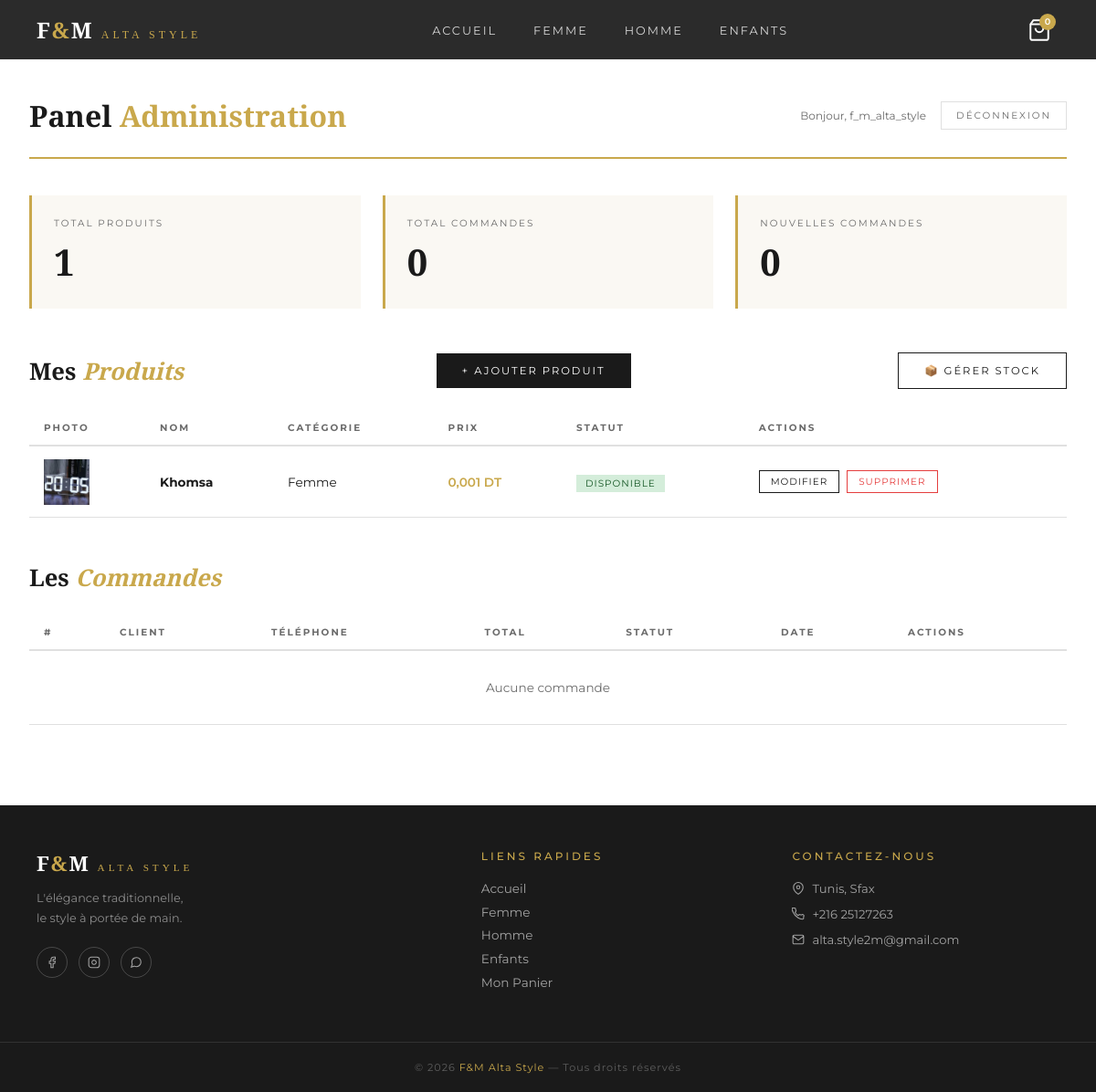
The app's page /mon-admin/ (signed in), older data.
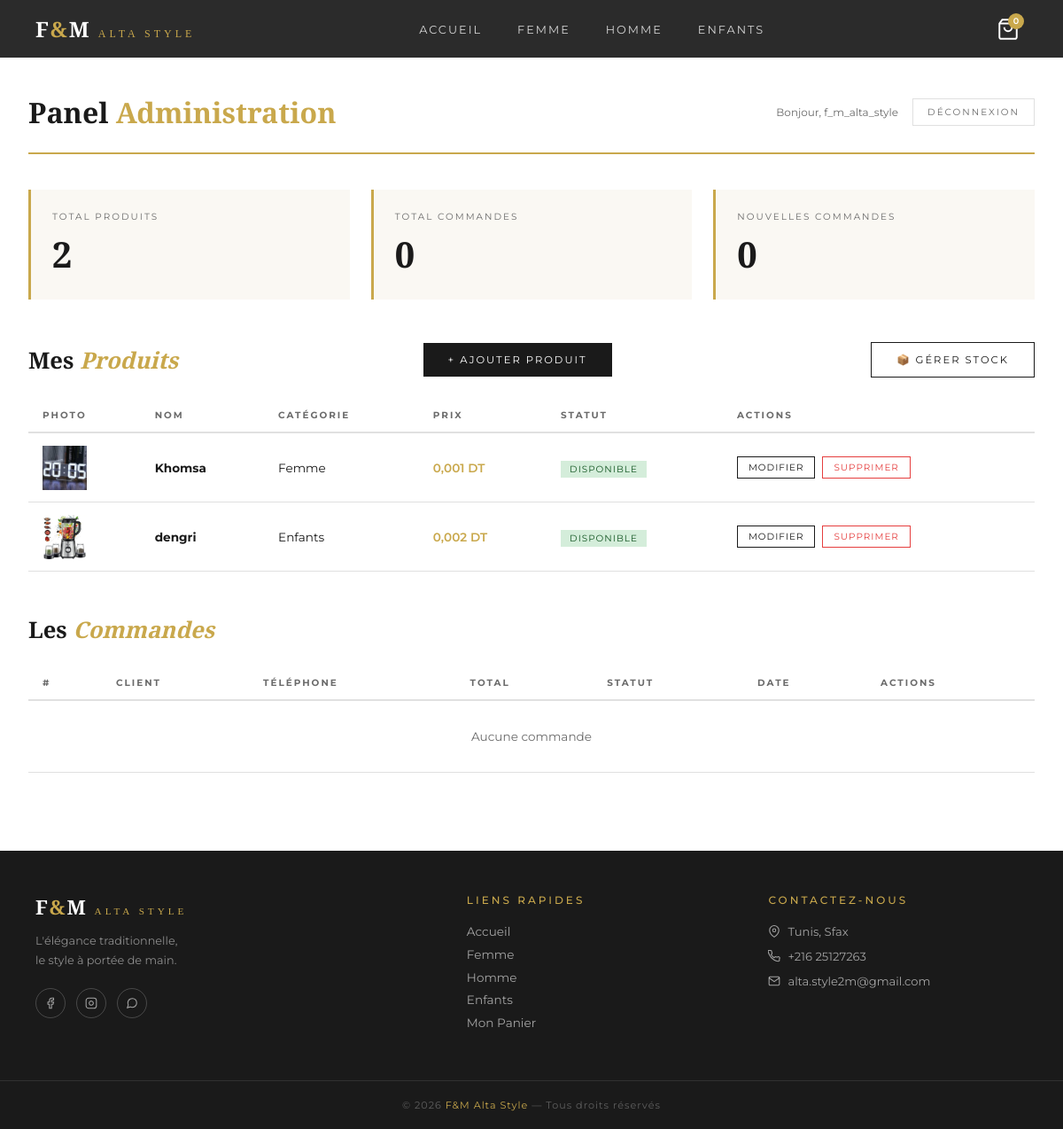
The same page, newer data.
### boutique/models.py (models this page shows, shortened)
class Produit(models.Model):
    CATEGORIES = [
        ('femme', 'Femme'),
        ('homme', 'Homme'),
        ('enfants', 'Enfants'),
    ]
    SOUS_CATEGORIES = [
        ('jebba_f', 'Jebba Femme'),
        ('dengri_f', 'Dengri Femme'),
        ('kachabiya_f', 'Kachabiya Femme'),
        ('cape', 'Cape'),
        ('kamis_f', 'Kamis Femme'),
        ('herga_h', 'Herga Homme'),
        ('dengri_h', 'Dengri Homme'),
        ('burnous', 'Burnous'),
        ('jebba_e', 'Jebba Enfant'),
        ('dengri_e', 'Dengri Enfant'),
        ('kachabiya_e', 'Kachabiya Enfant'),
        ('herga_e', 'Herga Enfant'),
        ('autre', 'Autre'),
    ]
    nom = models.CharField(max_length=200)
    description = models.TextField()
    prix = models.DecimalField(max_digits=10, decimal_places=3)
    categorie = models.CharField(max_length=50, choices=CATEGORIES)
    sous_categorie = models.CharField(max_length=50, choices=SOUS_CATEGORIES, blank=True, default='')
    image = models.ImageField(upload_to='produits/', blank=True, null=True)
    disponible = models.BooleanField(default=True)
    date_ajout = models.DateTimeField(auto_now_add=True)

### boutique/views.py (the view)
# urls.py: path('mon-admin/', views.admin_dashboard, name='admin_dashboard'),
@login_required(login_url='/mon-admin/login/')
def admin_dashboard(request):
    produits = Produit.objects.all()
    commandes = Commande.objects.all().order_by('-date_commande')
    return render(request, 'boutique/admin_dashboard.html', {
        'produits': produits,
        'commandes': commandes
    })

### boutique/templates/boutique/admin_dashboard.html (shortened to what this page needs)
{% extends 'boutique/base.html' %}
{% block content %}
<div class="admin-wrapper">
  <div class="admin-topbar">
    <h1>Panel <span>Administration</span></h1>
    <div class="topbar-actions">
      <span style="font-size:0.75rem;color:var(--gray)">Bonjour, {{ request.user.username }}</span>
      <a href="/mon-admin/logout/" class="logout-btn">Déconnexion</a>
    </div>
  </div>
  <div class="stats-grid">
    <div class="stat-card">
      <p class="stat-label">Total Produits</p>
      <p class="stat-value">{{ produits.count }}</p>
    </div>
    <div class="stat-card">
      <p class="stat-label">Total Commandes</p>
      <p class="stat-value">{{ commandes.count }}</p>
    </div>
    <div class="stat-card">
      <p class="stat-label">Nouvelles Commandes</p>
      <p class="stat-value">{{ commandes|length }}</p>
    </div>
  </div>
  <div class="section-header">
    <h2 class="section-title">Mes <span>Produits</span></h2>
    <a href="/mon-admin/produit/ajouter/" class="btn-primary">+ Ajouter Produit</a>
    <a href="/mon-admin/stock/" class="btn-outline" style="margin-left:1rem">📦 Gérer Stock</a>
  </div>
  <table class="admin-table">
    <thead>
      <tr>
        <th>Photo</th>
        <th>Nom</th>
        <th>Catégorie</th>
        <th>Prix</th>
        <th>Statut</th>
        <th>Actions</th>
      </tr>
    </thead>
    <tbody>
      {% for produit in produits %}
      <tr>
        <td>
          <div class="prod-thumb">
            {% if produit.image %}
            <img src="{{ produit.image.url }}" alt="{{ produit.nom }}">
            {% else %}🥻{% endif %}
          </div>
        </td>
        <td><strong>{{ produit.nom }}</strong></td>
        <td style="text-transform:capitalize">{{ produit.categorie }}</td>
        <td style="color:var(--gold);font-weight:600">{{ produit.prix }} DT</td>
        <td>
          {% if produit.disponible %}
          <span class="badge-dispo">Disponible</span>
          {% else %}
          <span class="badge-indispo">Indisponible</span>
          {% endif %}
        </td>
        <td>
          <div class="action-btns">
            <a href="/mon-admin/produit/modifier/{{ produit.pk }}/" class="btn-edit">Modifier</a>
            <a href="/mon-admin/produit/supprimer/{{ produit.pk }}/" class="btn-delete">Supprimer</a>
          </div>
        </td>
      </tr>
      {% empty %}
      <tr><td colspan="6" style="text-align:center;padding:2rem;color:var(--gray)">Aucun produit</td></tr>
      {% endfor %}
    </tbody>
  </table>
  <div class="section-header">
    <h2 class="section-title">Les <span>Commandes</span></h2>
  </div>
  <table class="admin-table">
    <thead>
      <tr>
        <th>#</th>
        <th>Client</th>
        <th>Téléphone</th>
        <th>Total</th>
        <th>Statut</th>
        <th>Date</th>
        <th>Actions</th>
      </tr>
    </thead>
    <tbody>
      {% for commande in commandes %}
      <tr>
        <td><strong>#{{ commande.id }}</strong></td>
        <td>{{ commande.nom_client }}</td>
        <td>{{ commande.telephone }}</td>
        <td style="color:var(--gold);font-weight:600">{{ commande.total }} DT</td>
        <td>
          <span class="badge-{{ commande.statut }}">{{ commande.get_statut_display }}</span>
        </td>
        <td style="font-size:0.75rem;color:var(--gray)">{{ commande.date_commande|date:"d/m/Y H:i" }}</td>
        <td>
          <a href="/mon-admin/commande/{{ commande.pk }}/" class="btn-view">Détails</a>
        </td>
      </tr>
      {% empty %}
      <tr><td colspan="7" style="text-align:center;padding:2rem;color:var(--gray)">Aucune commande</td></tr>
      {% endfor %}
    </tbody>
  </table>
</div>
{% endblock %}

Row changes from the older to the newer data that the page shows:
added Produit: image (picture), nom "dengri", categorie "Enfants", prix "0,002", disponible "DISPONIBLE"
Text that changed along with them:
{{ produits.count }}: "1" → "2"
